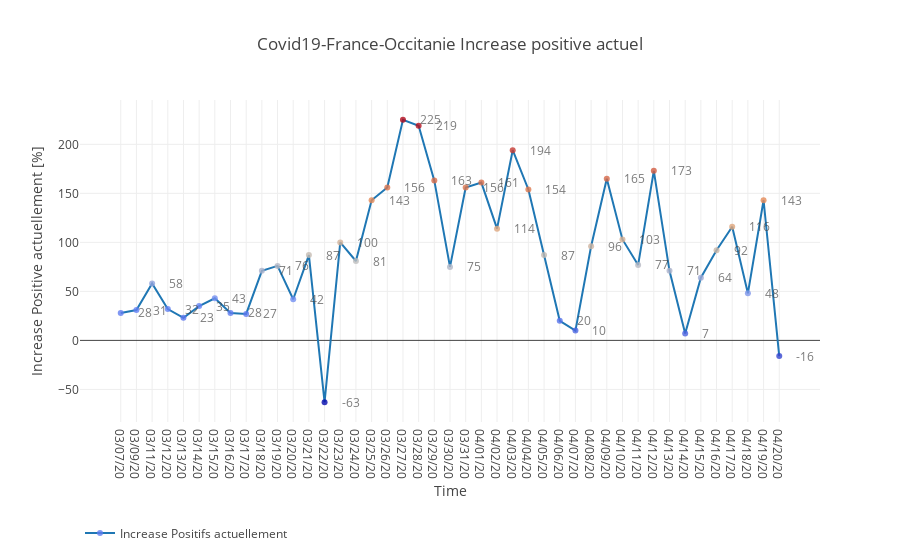

The cell this chart's notebook holds for it:
### Code cell
trace, annotations = create_2d_plot(plot_df=df, x_name="Date", y_name="Increase Positifs actuellement")

data = [trace]

layout = go.Layout(
    title=f"Covid19-France-Occitanie Increase positive actuel",
    xaxis=dict(title="Time"),
    yaxis=dict(title="Increase Positive actuellement [%]"),
    annotations=annotations,
    showlegend=True,
    legend=dict(orientation="h", y = -0.3, yanchor="top"),
)
fig = go.Figure(data=data, layout=layout)
    
iplot(fig, filename="covid19-Occitanie")

### Figure 1 — Plotly figure (JSON) as saved in the notebook; plotly's stock layout.template omitted (floating-point values rounded to 4 significant figures)
{"data": [{"marker": {"color": [28, 31, 58, 32, 23, 35, 43, 28, 27, 71, 76, 42, 87, -63, 100, 81, 143, 156, 225, 219, 163, 75, 156, 161, 114, 194, 154, 87, 20, 10, 96, 165, 103, 77, 173, 71, 7, 64, 92, 116, 48, 143, -16], "opacity": 0.8, "size": 6}, "mode": "lines+markers", "name": "Increase Positifs actuellement", "type": "scatter", "uid": "fa4e1e9a-b790-4300-a7e5-a800510d660d", "x": ["03/07/20", "03/09/20", "03/11/20", "03/12/20", "03/13/20", "03/14/20", "03/15/20", "03/16/20", "03/17/20", "03/18/20", "03/19/20", "03/20/20", "03/21/20", "03/22/20", "03/23/20", "03/24/20", "03/25/20", "03/26/20", "03/27/20", "03/28/20", "03/29/20", "03/30/20", "03/31/20", "04/01/20", "04/02/20", "04/03/20", "04/04/20", "04/05/20", "04/06/20", "04/07/20", "04/08/20", "04/09/20", "04/10/20", "04/11/20", "04/12/20", "04/13/20", "04/14/20", "04/15/20", "04/16/20", "04/17/20", "04/18/20", "04/19/20", "04/20/20"], "y": [28, 31, 58, 32, 23, 35, 43, 28, 27, 71, 76, 42, 87, -63, 100, 81, 143, 156, 225, 219, 163, 75, 156, 161, 114, 194, 154, 87, 20, 10, 96, 165, 103, 77, 173, 71, 7, 64, 92, 116, 48, 143, -16]}], "layout": {"annotations": [{"opacity": 0.7, "showarrow": false, "text": "28", "x": "03/07/20", "xanchor": "left", "xshift": 15, "y": 28}, {"opacity": 0.7, "showarrow": false, "text": "31", "x": "03/09/20", "xanchor": "left", "xshift": 15, "y": 31}, {"opacity": 0.7, "showarrow": false, "text": "58", "x": "03/11/20", "xanchor": "left", "xshift": 15, "y": 58}, {"opacity": 0.7, "showarrow": false, "text": "32", "x": "03/12/20", "xanchor": "left", "xshift": 15, "y": 32}, {"opacity": 0.7, "showarrow": false, "text": "23", "x": "03/13/20", "xanchor": "left", "xshift": 15, "y": 23}, {"opacity": 0.7, "showarrow": false, "text": "35", "x": "03/14/20", "xanchor": "left", "xshift": 15, "y": 35}, {"opacity": 0.7, "showarrow": false, "text": "43", "x": "03/15/20", "xanchor": "left", "xshift": 15, "y": 43}, {"opacity": 0.7, "showarrow": false, "text": "28", "x": "03/16/20", "xanchor": "left", "xshift": 15, "y": 28}, {"opacity": 0.7, "showarrow": false, "text": "27", "x": "03/17/20", "xanchor": "left", "xshift": 15, "y": 27}, {"opacity": 0.7, "showarrow": false, "text": "71", "x": "03/18/20", "xanchor": "left", "xshift": 15, "y": 71}, {"opacity": 0.7, "showarrow": false, "text": "76", "x": "03/19/20", "xanchor": "left", "xshift": 15, "y": 76}, {"opacity": 0.7, "showarrow": false, "text": "42", "x": "03/20/20", "xanchor": "left", "xshift": 15, "y": 42}, {"opacity": 0.7, "showarrow": false, "text": "87", "x": "03/21/20", "xanchor": "left", "xshift": 15, "y": 87}, {"opacity": 0.7, "showarrow": false, "text": "-63", "x": "03/22/20", "xanchor": "left", "xshift": 15, "y": -63}, {"opacity": 0.7, "showarrow": false, "text": "100", "x": "03/23/20", "xanchor": "left", "xshift": 15, "y": 100}, {"opacity": 0.7, "showarrow": false, "text": "81", "x": "03/24/20", "xanchor": "left", "xshift": 15, "y": 81}, {"opacity": 0.7, "showarrow": false, "text": "143", "x": "03/25/20", "xanchor": "left", "xshift": 15, "y": 143}, {"opacity": 0.7, "showarrow": false, "text": "156", "x": "03/26/20", "xanchor": "left", "xshift": 15, "y": 156}, {"opacity": 0.7, "showarrow": false, "text": "225", "x": "03/27/20", "xanchor": "left", "xshift": 15, "y": 225}, {"opacity": 0.7, "showarrow": false, "text": "219", "x": "03/28/20", "xanchor": "left", "xshift": 15, "y": 219}, {"opacity": 0.7, "showarrow": false, "text": "163", "x": "03/29/20", "xanchor": "left", "xshift": 15, "y": 163}, {"opacity": 0.7, "showarrow": false, "text": "75", "x": "03/30/20", "xanchor": "left", "xshift": 15, "y": 75}, {"opacity": 0.7, "showarrow": false, "text": "156", "x": "03/31/20", "xanchor": "left", "xshift": 15, "y": 156}, {"opacity": 0.7, "showarrow": false, "text": "161", "x": "04/01/20", "xanchor": "left", "xshift": 15, "y": 161}, {"opacity": 0.7, "showarrow": false, "text": "114", "x": "04/02/20", "xanchor": "left", "xshift": 15, "y": 114}, {"opacity": 0.7, "showarrow": false, "text": "194", "x": "04/03/20", "xanchor": "left", "xshift": 15, "y": 194}, {"opacity": 0.7, "showarrow": false, "text": "154", "x": "04/04/20", "xanchor": "left", "xshift": 15, "y": 154}, {"opacity": 0.7, "showarrow": false, "text": "87", "x": "04/05/20", "xanchor": "left", "xshift": 15, "y": 87}, {"opacity": 0.7, "showarrow": false, "text": "20", "x": "04/06/20", "xanchor": "left", "xshift": 15, "y": 20}, {"opacity": 0.7, "showarrow": false, "text": "10", "x": "04/07/20", "xanchor": "left", "xshift": 15, "y": 10}, {"opacity": 0.7, "showarrow": false, "text": "96", "x": "04/08/20", "xanchor": "left", "xshift": 15, "y": 96}, {"opacity": 0.7, "showarrow": false, "text": "165", "x": "04/09/20", "xanchor": "left", "xshift": 15, "y": 165}, {"opacity": 0.7, "showarrow": false, "text": "103", "x": "04/10/20", "xanchor": "left", "xshift": 15, "y": 103}, {"opacity": 0.7, "showarrow": false, "text": "77", "x": "04/11/20", "xanchor": "left", "xshift": 15, "y": 77}, {"opacity": 0.7, "showarrow": false, "text": "173", "x": "04/12/20", "xanchor": "left", "xshift": 15, "y": 173}, {"opacity": 0.7, "showarrow": false, "text": "71", "x": "04/13/20", "xanchor": "left", "xshift": 15, "y": 71}, {"opacity": 0.7, "showarrow": false, "text": "7", "x": "04/14/20", "xanchor": "left", "xshift": 15, "y": 7}, {"opacity": 0.7, "showarrow": false, "text": "64", "x": "04/15/20", "xanchor": "left", "xshift": 15, "y": 64}, {"opacity": 0.7, "showarrow": false, "text": "92", "x": "04/16/20", "xanchor": "left", "xshift": 15, "y": 92}, {"opacity": 0.7, "showarrow": false, "text": "116", "x": "04/17/20", "xanchor": "left", "xshift": 15, "y": 116}, {"opacity": 0.7, "showarrow": false, "text": "48", "x": "04/18/20", "xanchor": "left", "xshift": 15, "y": 48}, {"opacity": 0.7, "showarrow": false, "text": "143", "x": "04/19/20", "xanchor": "left", "xshift": 15, "y": 143}, {"opacity": 0.7, "showarrow": false, "text": "-16", "x": "04/20/20", "xanchor": "left", "xshift": 15, "y": -16}], "legend": {"orientation": "h", "y": -0.3, "yanchor": "top"}, "showlegend": true, "title": {"text": "Covid19-France-Occitanie Increase positive actuel"}, "xaxis": {"title": {"text": "Time"}}, "yaxis": {"title": {"text": "Increase Positive actuellement [%]"}}}}
